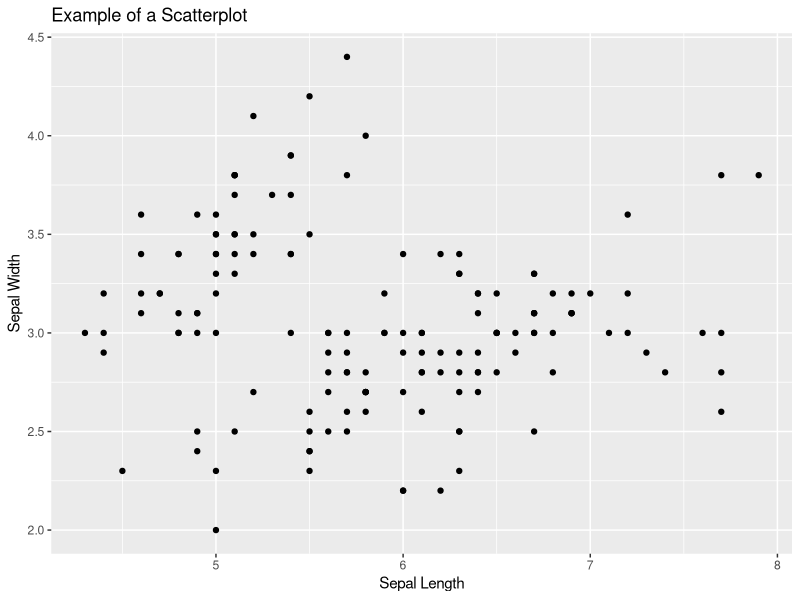
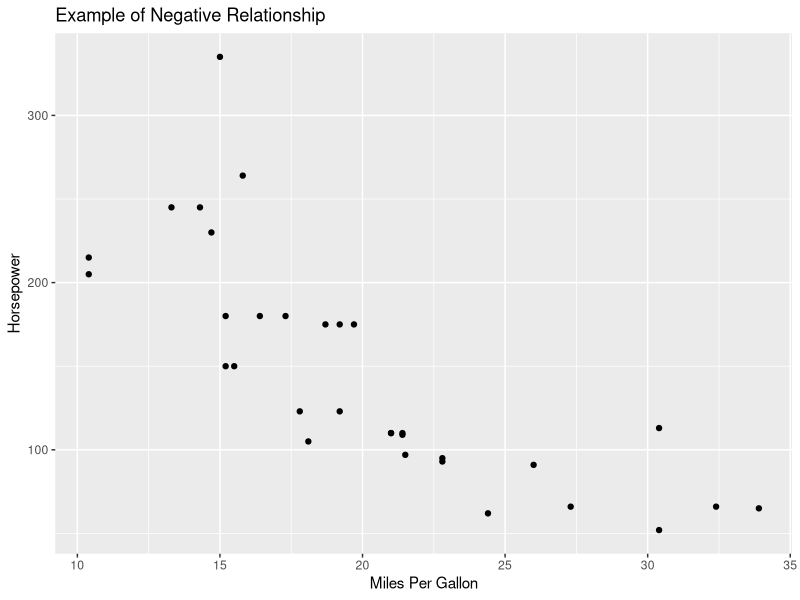
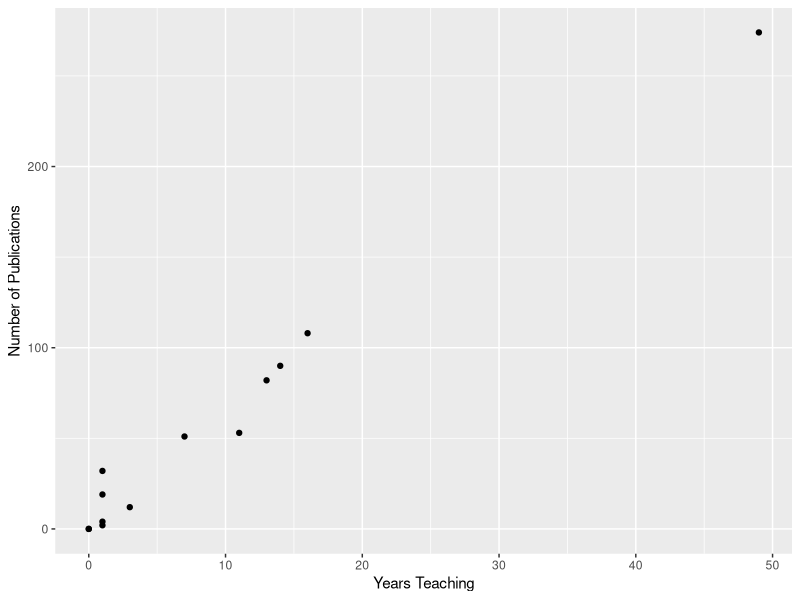

Write R code to recreate these figures, in order.
## ---- chunk 1
library(ggplot2)
ggplot(iris, aes(x = Sepal.Length, y = Sepal.Width)) + geom_point() +
  labs(title = "Example of a Scatterplot", x = "Sepal Length", y = "Sepal Width")

## ---- chunk 2
ggplot(mtcars, aes(x = mpg , y = hp)) + geom_point() +
  labs(title = "Example of Negative Relationship", x = "Miles Per Gallon", y = "Horsepower")

## ---- chunk 3
# Create Data
yearsTeaching <- c(0,14,1,1,11,3,16,1,13,1,0,7,49)
numberOfPublications <- c(0,90,2,32,53,12,108,4,82,19,0,51,274)
publicationData <- as.data.frame(cbind(yearsTeaching,numberOfPublications))

ggplot(publicationData, aes(x = yearsTeaching, y = numberOfPublications)) + geom_point() +
  labs(main = "Publication Data", x = "Years Teaching", y = "Number of Publications")
  
## ---- chunk 4
zYearsTeaching <- scale(publicationData$yearsTeaching)
zYearsTeaching
zNoOfPublications <- scale(publicationData$numberOfPublications)
zNoOfPublications
## ---- chunk 5
zCorrelationProductSummation <- sum(zYearsTeaching * zNoOfPublications)
## ---- chunk 6
zCorrelationProductSummation / nrow(publicationData)
## ---- chunk 7
rhoX <- c(595,520,715,405,680,490,565,580,615,435,440,515,380,510,565)
rhoY <- c(68,55,65,42,64,45,56,59,56,42,38,50,37,42,53)
rhoData <- data.frame(rhoX, rhoY)
## ---- chunk 8
rhoXRanked <- rank(-rhoX,ties.method = "average")
rhoYRanked <- rank(-rhoY, ties.method = "average")
## ---- chunk 9
rhoDifference <- rhoXRanked - rhoYRanked
rhoDifferenceSquared <- rhoDifference^2
sum(rhoDifferenceSquared)
## ---- chunk 10
cor(rhoX, rhoY, method = "spearman")
## ---- chunk 11
cor(rhoX, rhoY, method = "pearson")
